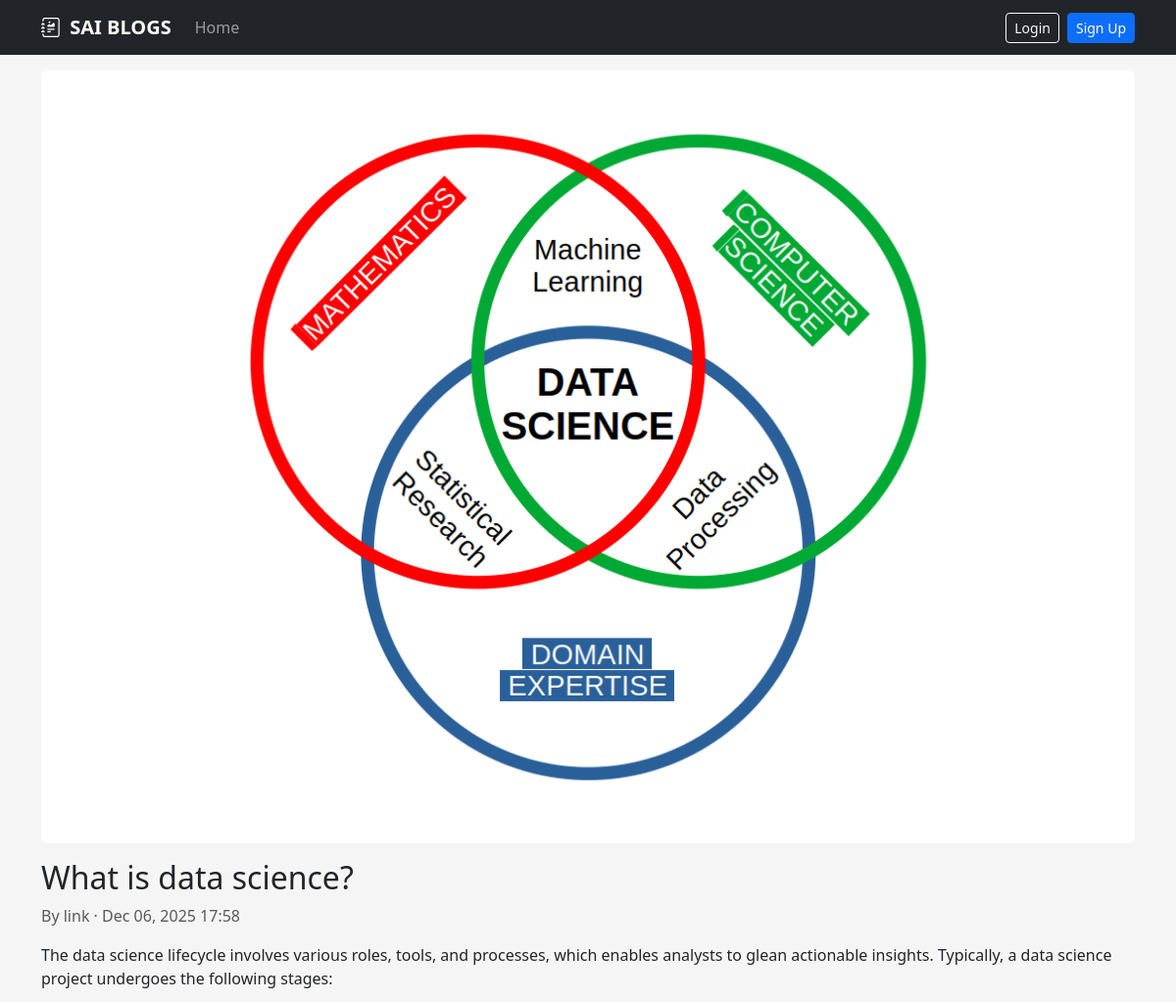
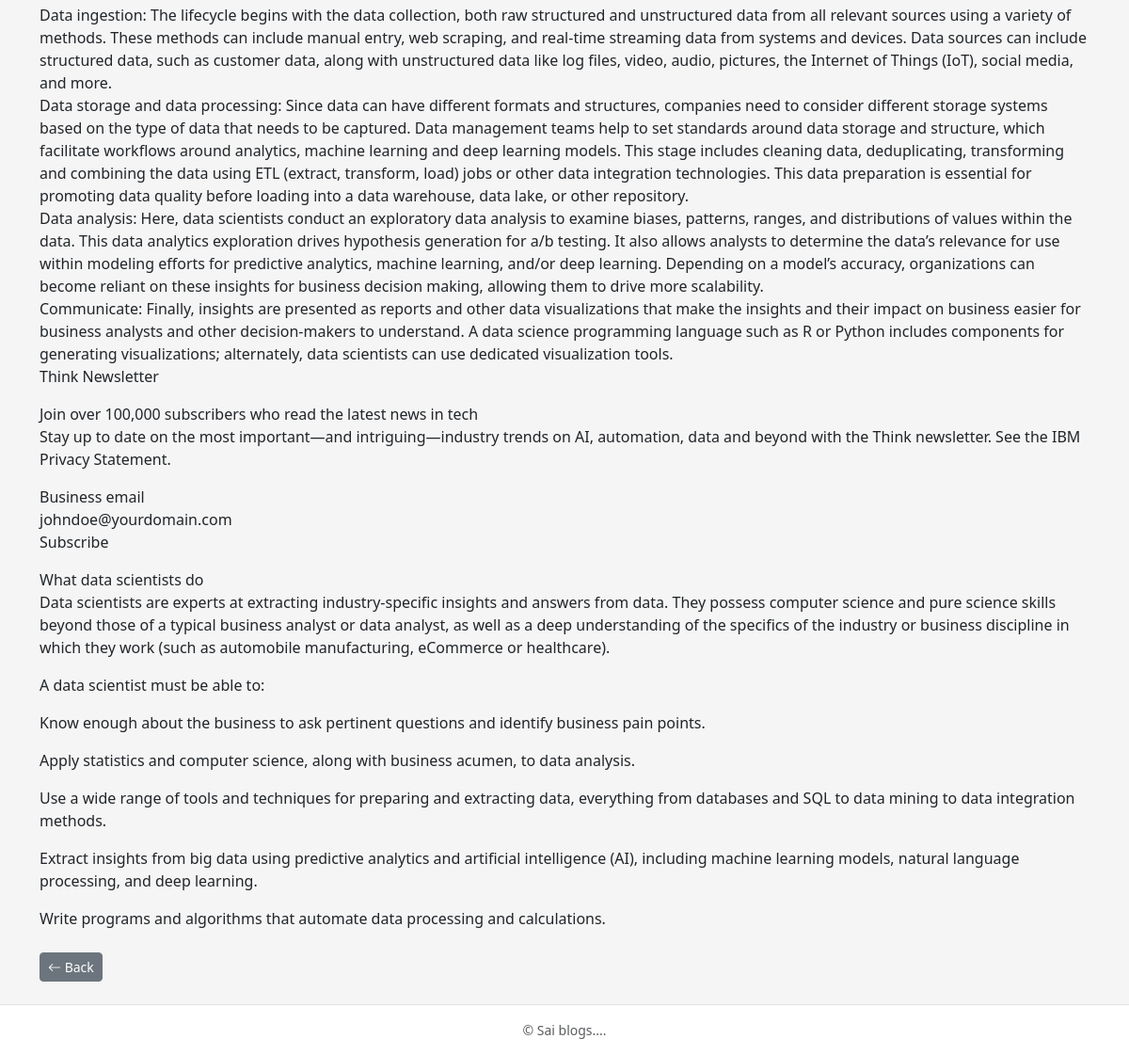
The app's page /post/what-is-data-science/ with its own data (2 pictures, top to bottom).
### blog/models.py (models this page shows, shortened)
class Post(models.Model):
    author = models.ForeignKey(
        User,
        on_delete=models.CASCADE,
        related_name="posts",
    )
    title = models.CharField(max_length=200)
    slug = models.SlugField(unique=True, blank=True)        # used in URL
    excerpt = models.CharField(max_length=255, blank=True)  # short summary
    content = models.TextField()
    image = models.ImageField(
        upload_to="post_images/",
        blank=True,
        null=True,
    )  # thumbnail / icon image
    published = models.BooleanField(default=True)
    created_at = models.DateTimeField(auto_now_add=True)    # set on create
    updated_at = models.DateTimeField(auto_now=True)        # set on update
    class Meta:
        ordering = ["-created_at"]  # newest first

### blog/views.py (the view)
# urls.py: path("post/<slug:slug>/", views.post_detail, name="post_detail"),
def post_detail(request, slug):
    post = get_object_or_404(Post, slug=slug, published=True)
    return render(request, "blog/post_detail.html", {"post": post})

### blog/templates/blog/post_detail.html (shortened to what this page needs)
{% extends "base.html" %}
{% block content %}
<article class="mb-4">
  {% if post.image %}
  <div class="mb-3">
    <img
      src="{{ post.image.url }}"
      class="img-fluid rounded"
      alt="{{ post.title }}"
    >
  </div>
  {% endif %}
  <h2>{{ post.title }}</h2>
  <p class="text-muted">
    By {{ post.author.username }} · {{ post.created_at|date:"M d, Y H:i" }}
  </p>
  <div class="mb-3">
    {{ post.content|linebreaks }}
  </div>
</article>
<a href="{% url 'home' %}" class="btn btn-secondary btn-sm">
  <i class="bi bi-arrow-left"></i> Back
</a>
{% endblock %}

### blog/templates/static/css/style.css (style rules this page uses)
body { background-color: #f5f5f5; }

### records on screen
Post: image (picture), title "What is data science?", author.username "link", created_at "Dec 06, 2025 17:58", content "The data science lifecycle involves various roles, tools, and processes, which enables analysts to glean actionable insights. Typically, a data science project undergoes the following stages: Data ingestion: The lifecycle begins with the data collection, both raw structured and unstructured data from all relevant sources using a variety of methods. These methods can include manual entry, web scraping, and real-time streaming data from systems and devices. Data sources can include structured data, such as customer data, along with unstructured data like log files, video, audio, pictures, the Internet of Things (IoT), social media, and more. Data storage and data processing: Since data can…"
